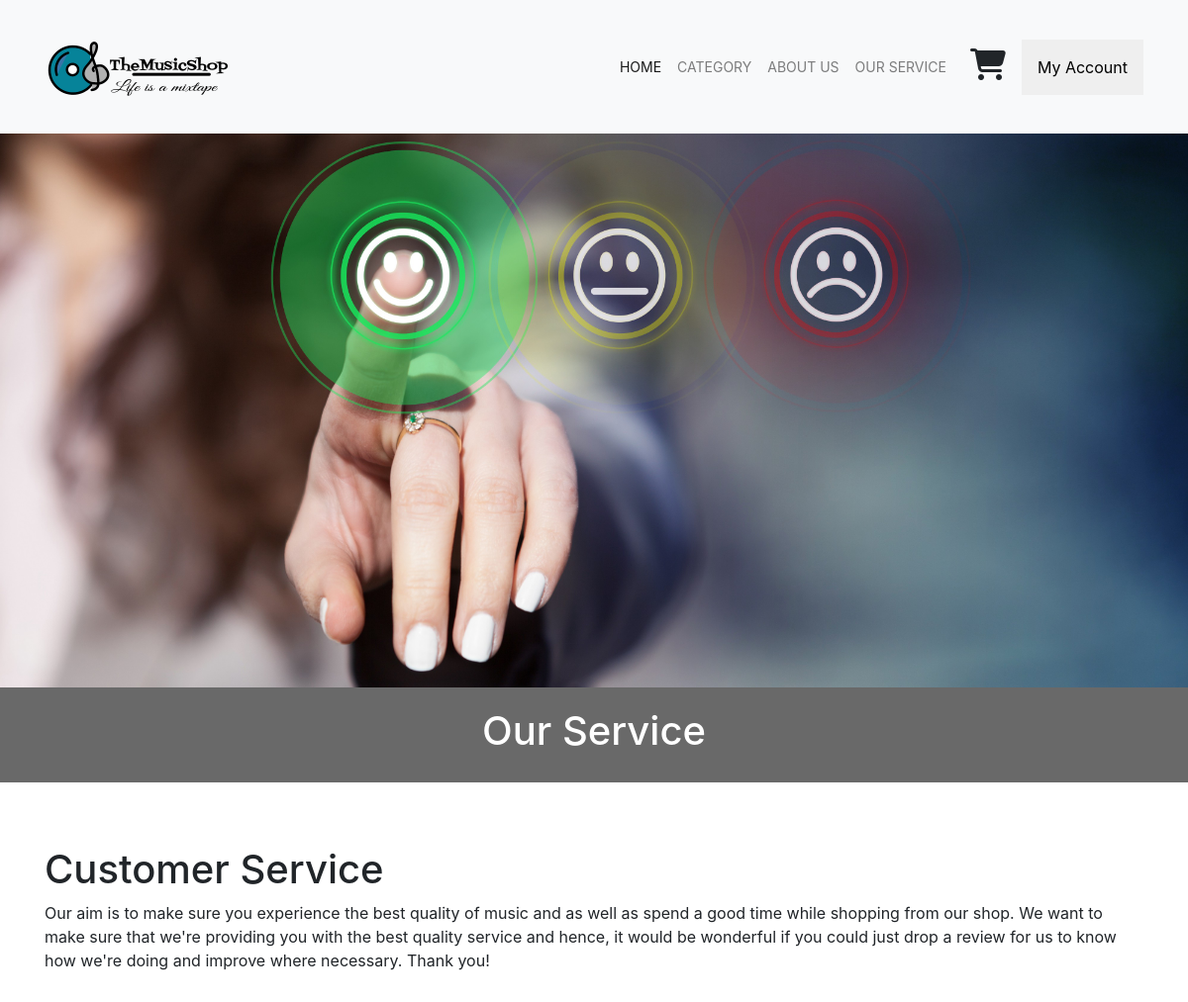
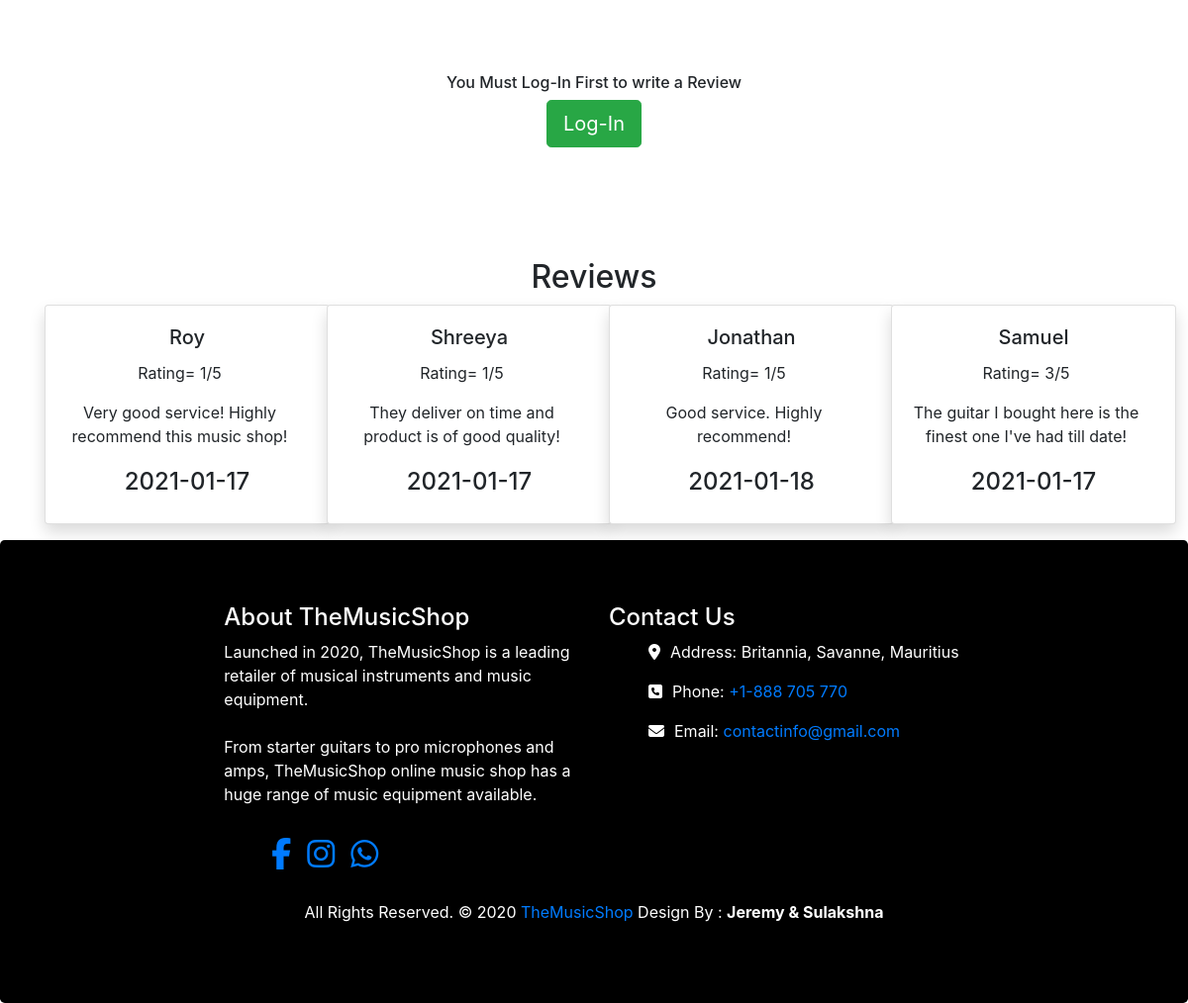
The app's page /service.php with its own data (2 pictures, top to bottom).
### tables this page shows
CREATE TABLE `reviews` (
  `rev_id` int(11) NOT NULL,
  `review` varchar(500) NOT NULL,
  `rev_date` date NOT NULL,
  `cust_id` int(11) NOT NULL,
  `rating` enum('1','2','3','4','5') NOT NULL
);

CREATE TABLE `customer` (
  `cust_id` int(11) NOT NULL,
  `fname` varchar(50) NOT NULL,
  `lname` varchar(50) NOT NULL,
  `gender` enum('Male','Female') NOT NULL,
  `dob` date NOT NULL,
  `email` varchar(100) NOT NULL,
  `street` varchar(100) NOT NULL,
  `city` varchar(50) NOT NULL,
  `username` varchar(50) NOT NULL,
  `password` varchar(30) NOT NULL,
  `phone` int(11) DEFAULT NULL
);

### service.php (the view, shortened to what this page needs)
<?php
    include_once'includes/db_connect.php';
?>
<html>
    <head>
        <link rel="stylesheet" href="https://maxcdn.bootstrapcdn.com/bootstrap/4.0.0/css/bootstrap.min.css">
        <link href="css/style.css" rel="stylesheet">
    </head>
    <body>
        <?php include 'header.php'; ?>
        <figure>
            <img src="images/service.jpeg" alt="Service" style="width:100%;height:70%">
            <figcaption style="background-color: DimGray; color: white;font-style: bold;padding: 20px;text-align: center;"><h1>Our Service</h1></figcaption>
        </figure>
        <br><br>
        <div class="container">
        <h1>Customer Service</h1>
        <p>Our aim is to make sure you experience the best quality of music and as well as spend a good time while shopping from our shop. We want to make
            sure that we're providing you with the best quality service and hence, it would be wonderful if you could just drop a review
        for us to know how we're doing and improve where necessary. Thank you!</p>
        </div>
        <br>
        <?php
            if (isset ($_SESSION['fname'])){
                echo '<form action="write_reviews.php">
                <div class = "row justify-content-center">
                <div class="jumbotron " style="background-color:transparent;border-style:none;">
                    <input value="Write Review" type="submit" class="btn btn-success">
                </div>
                </div>
                </form>
                ';
            }else{
                echo '<form action="login_form.php" method="post">
                <div class = "row  text-center justify-content-center">
                <div class="jumbotron " style="background-color:transparent;border-style:none;" >
                <h6> You Must Log-In First to write a Review </h6>
                <input value="Log-In" type="submit" class="btn btn-success btn-lg">
                </div>
                </div>
                </form>' ;
            }
        ?>
      <div class="container" style="text-align: center;">
      <h2>Reviews</h2>
      <div class="row py-100 justify-content-center align-items-center">
        <?php
            $squery = "SELECT r.rev_id, r.review, r.rating, r.rev_date, c.fname FROM reviews r inner join customer c on r.cust_id= c.cust_id";
            $conn->setAttribute(PDO::ATTR_ERRMODE,PDO::ERRMODE_EXCEPTION);
            $result = $conn->query($squery);
            while($userResult = $result->fetch(PDO::FETCH_ASSOC)){
        ?>
        <div class="col-sm-3 my-3 my-md-0">
                <form action="service.php" method="post">
                <div class="card shadow" style="width: 18rem;">
                        <div class="card-body">
                        <h5 class="card-title"><?php echo $userResult['fname']?></h5>
                        <div class="container" style="padding-bottom:20px;padding-left:0px;">
                        <p><?php echo 'Rating= '.$userResult['rating'].'/5'; ?></p>
                         <p class="card-text"><?php echo $userResult['review']?></p></div>
                        <h4><?php echo $userResult['rev_date']; ?></h4>
                        </div>
                </div>
                </form>
            </div>
            <?php
            }
         ?>
      </div>
        </div>
        <?php include 'footer.php'; ?>
    </body>
</html>

### css/style.css (style rules this page uses)
body { font-family: 'Poppins', sans-serif; }

### records on screen
reviews: cust.fname "Roy", rating "1", review "Very good service! Highly recommend this music shop!", rev_date "2021-01-17"
reviews: cust.fname "Shreeya", rating "1", review "They deliver on time and product is of good quality!", rev_date "2021-01-17"
reviews: cust.fname "Jonathan", rating "1", review "Good service. Highly recommend!", rev_date "2021-01-18"
reviews: cust.fname "Samuel", rating "3", review "The guitar I bought here is the finest one I've had till date!", rev_date "2021-01-17"
